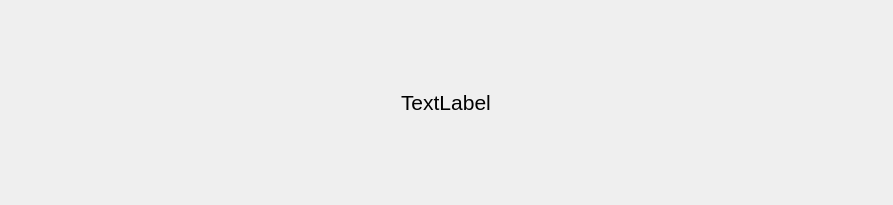
<?xml version="1.0" encoding="UTF-8"?>
<ui version="4.0">
 <class>GearView</class>
 <widget class="QWidget" name="GearView">
  <property name="geometry">
   <rect>
    <x>0</x>
    <y>0</y>
    <width>893</width>
    <height>205</height>
   </rect>
  </property>
  <property name="sizePolicy">
   <sizepolicy hsizetype="Expanding" vsizetype="Preferred">
    <horstretch>0</horstretch>
    <verstretch>0</verstretch>
   </sizepolicy>
  </property>
  <property name="windowTitle">
   <string>Form</string>
  </property>
  <layout class="QHBoxLayout" name="horizontalLayout">
   <item>
    <layout class="QVBoxLayout" name="gearDescriptionLayout">
     <item>
      <widget class="QLabel" name="gearName">
       <property name="font">
        <font>
         <pointsize>16</pointsize>
        </font>
       </property>
       <property name="text">
        <string>TextLabel</string>
       </property>
      </widget>
     </item>
     <item>
      <layout class="QHBoxLayout" name="powerElementalRating"/>
     </item>
    </layout>
   </item>
  </layout>
 </widget>
 <resources/>
 <connections/>
</ui>
